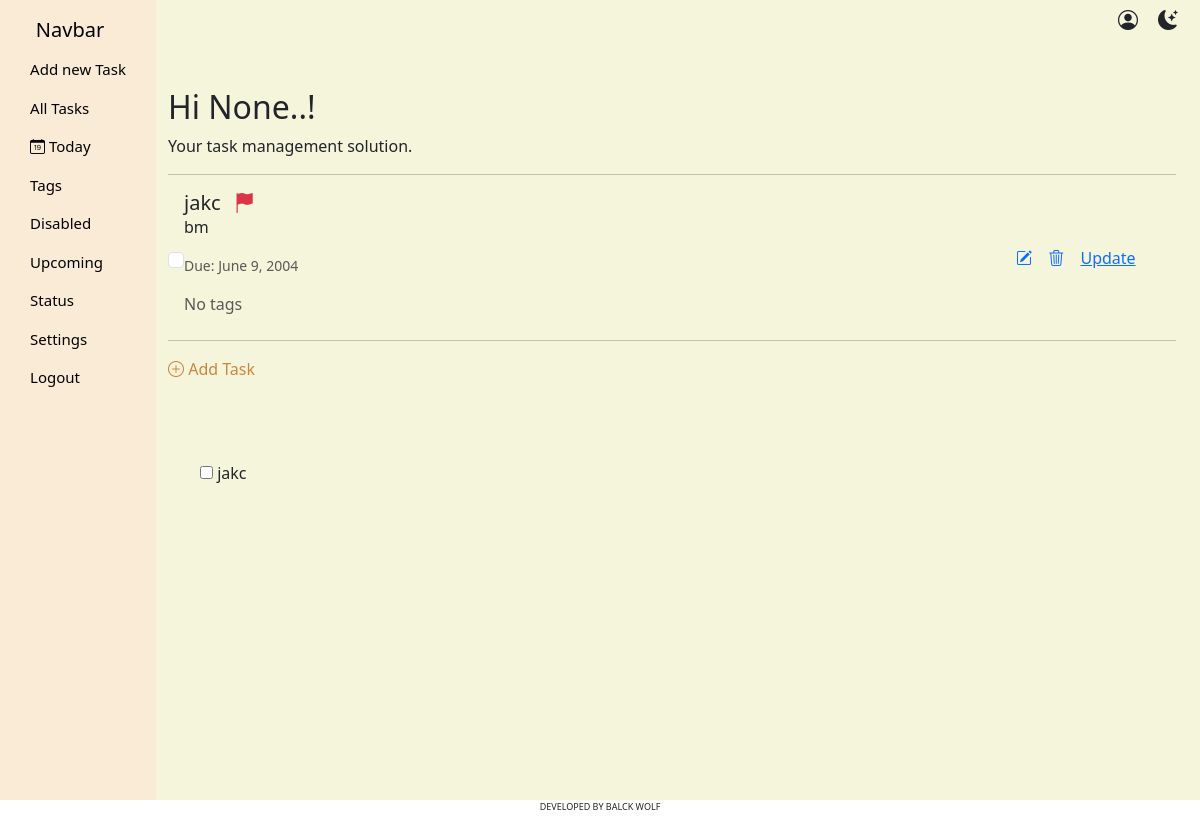
/base/, run on an earlier commit of the app's database.
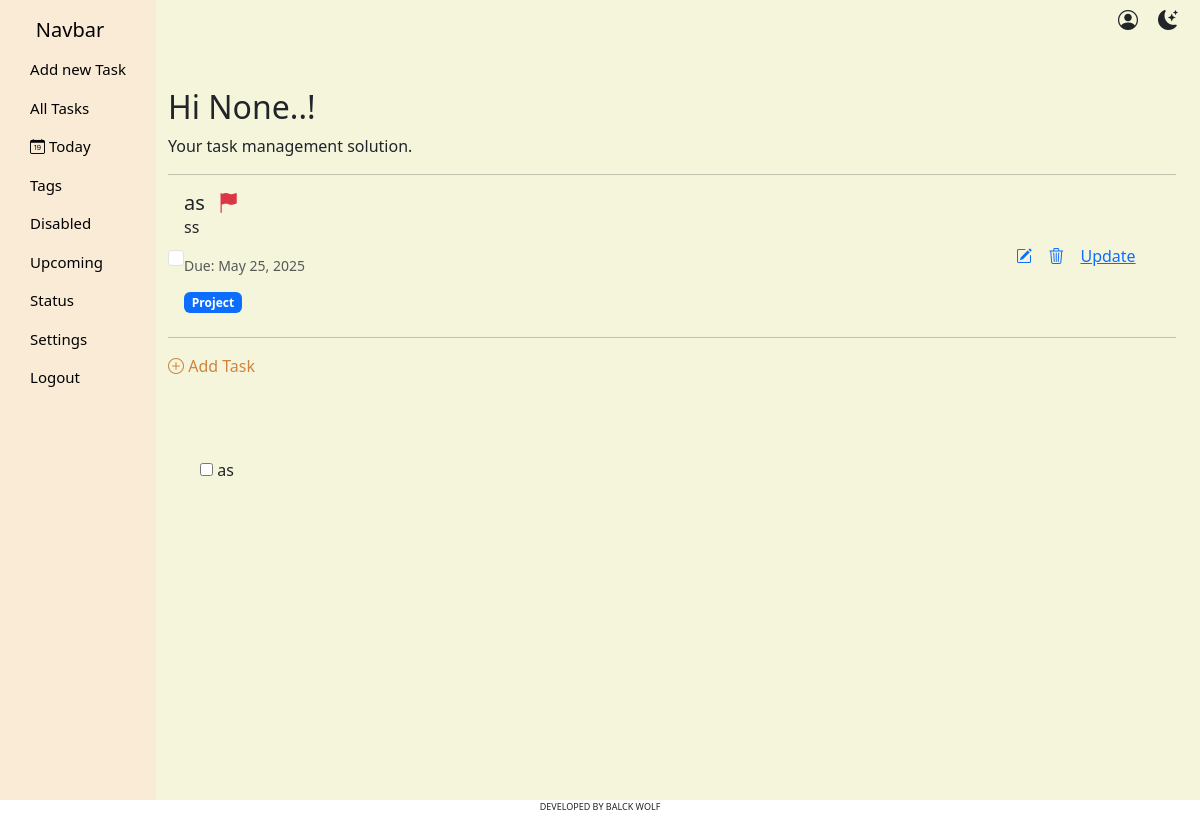
And on a later commit of the database.
### base/models.py (models this page shows)
class task(models.Model):
    title = models.CharField(max_length=255)
    description = models.TextField()
    user = models.ForeignKey(User, on_delete=models.CASCADE)
    created_at = models.DateTimeField(auto_now_add=True)
    updated_on = models.DateTimeField(default=datetime.now)
    due_date = models.DateField(default=datetime.now)
    priority = models.CharField(
        max_length=20, default='normal')
    status = models.CharField(
        max_length=20, choices=status_choices, default='in_progress')
    tags = models.ManyToManyField(tag, null=True, default='')

class tag(models.Model):
    tag_name = models.CharField(max_length=50, default='genral')
    user = models.ForeignKey(User, on_delete=models.CASCADE)
    created_at = models.DateField(default=datetime.now)

### base/views.py (the view)
# urls.py: path('', views.index, name='index'),
def index(request):
    data = task.objects.all()
    tag_data = tag.objects.all()
    username = request.session.get('username')
    task_create = task_creation_form()
    return render(request, 'base/index.html', {'title': 'Dashboard', 'tasks': data, 'username': username, "task_create": task_create, 'tags': tag_data})

### base/forms.py
class task_creation_form(forms.ModelForm):
    class Meta:
        model = task
        fields = '__all__'

### base/templates/base/index.html (shortened to what this page needs)
{% extends 'base/base.html' %}
{% block dashboard %}
    <div class="container mt-5">
        <h2 class="">Hi {{username}}..! </h2>
        <p class="">Your task management solution.</p>
        <hr>
        {% for task in tasks %}
            <div class="taskCard mb-3">
                <input type="checkbox" class="form-check-input" name="status" id="">
                <div class="tsci">
                    <div class="">
                      <h5 class="card-title">
                        {{ task.title }}
                        {% if task.status == 'completed' %}
                          <span class="badge bg-success ms-2">Completed</span>
                        {% else %}
                          <i class="bi bi-flag-fill text-danger ms-2"></i>
                        {% endif %}
                      </h5>
                      <p class="card-text">{{ task.description }}</p>
                      <p class="card-text"><small class="text-muted">Due: {{ task.due_date }}</small></p>
                      <div class="mb-2">
                        {% for tag in task.tags.all %}
                          <span class="badge bg-primary me-1">{{ tag.tag_name }}</span>
                        {% empty %}
                          <span class="text-muted">No tags</span>
                        {% endfor %}
                      </div>
                    </div>
                   <div>
                    <a href="{% url 'task_detail' task.id %}" ><i class="bi bi-pencil-square"></i></a>
                    <a href="{% url 'delete_task' task.id %}" > <i class="bi bi-trash3"></i></a>
                    <a href="#" onclick="openUpdateModal({{task.id}})">Update</a>
                   </div>
                </div>
            </div>
            <hr>
        {% endfor %}
<a href="" class='link_btn' data-bs-toggle="modal" data-bs-target="#createTaskModal">
    <i class="bi bi-plus-circle"></i> Add Task
  </a>
  <div style="height: 10vh;">&nbsp;</div>
  <ul>
    {% for task in tasks %}
  <div>
    <input type="checkbox" {% if task.status == 'completed' %}checked{% endif %}
           onchange="toggleTask('{{ task.id }}', this)">
    <span id="task-text-{{ task.id }}" class="{% if task.status == 'completed' %}completed{% endif %}">
      {{ task.title }}
    </span>
  </div>
{% endfor %}
  </ul>
    </div>
          {% include 'base/create_task_form.html' %}
{% endblock %}

### base/templates/base/base.html (shortened to what this page needs)
{% load static %}
{% load bootstrap5 %}
{% bootstrap_css %}
<!DOCTYPE html>
<html lang="en">
  <head>
    <link rel="stylesheet" href="{% static 'style.css' %}" />
    <link
      rel="stylesheet"
      href="https://cdn.jsdelivr.net/npm/bootstrap-icons@1.11.1/font/bootstrap-icons.css"
    />
  </head>
  <body>
    {% block body %}
    <div class="body">
      {% block menubar %}
      <div class="menuCont">
        <nav class="navbar navbar-expand-lg sidebar">
          <div
            class="container-fluid"
            style="display: flex; flex-direction: column"
          >
            <a class="navbar-brand" href="#">Navbar</a>
            <div class="collapse navbar-collapse" id="navbarNav">
              <ul
                class="navbar-nav"
                style="display: flex; flex-direction: column"
              >
                <li class="nav-item">
                  <a class="nav-link" href="#">Add new Task</a>
                </li>
                <li class="nav-item">
                  <a class="nav-link active" aria-current="page" href="#"
                    >All Tasks</a
                  >
                </li>
                <li class="nav-item">
                  <a class="nav-link" href="#"
                    ><i class="bi bi-calendar-date"> </i>Today</a
                  >
                </li>
                <li class="nav-item">
                  <a class="nav-link" href="#">Tags</a>
                </li>
                <li class="nav-item">
                  <a class="nav-link">Disabled</a>
                </li>
                <li class="nav-item">
                  <a class="nav-link">Upcoming</a>
                </li>
                <li class="nav-item">
                  <a class="nav-link">Status</a>
                </li>
                <li class="nav-item">
                  <a class="nav-link">Settings</a>
                </li>
                <li class="nav-item">
                  <a class="nav-link btn-danger">Logout</a>
                </li>
              </ul>
            </div>
          </div>
        </nav>
      </div>
      {% endblock menubar%}
      {% block content %}
        <div class="content">
          {% block topmenu%}
            <div class="topMenu">
              <a><i class="bi bi-person-circle"></i></a>
              <a><i class="bi bi-moon-stars-fill"></i></a>
            </div>
          {% endblock topmenu %}
          {% block dashboard %}
          {% endblock dashboard %}
        </div>
      {% endblock content %}
    </div>
    <div class="footer text-center">
      <p>DEVELOPED BY BALCK WOLF</p>
     </div>
    {% endblock body%}
  </body>
</html>

### base/templates/base/create_task_form.html (shortened to what this page needs)
{% load static %}
{% load bootstrap5 %}
<link href="https://cdn.jsdelivr.net/npm/bootstrap@5.3.0-alpha1/dist/css/bootstrap.min.css" rel="stylesheet">
{% bootstrap_css %}

### base/static/style.css (style rules this page uses)
.body { display: flex; background-color: beige; }
.menuCont { width: 13vw; max-width: 400px; background-color: antiquewhite; height: 100vh; position: sticky; left: 0px; top: 0px }
.menuCont a { color : black; }
#navbarNav { display: flex; flex-direction: column; }
.nav-item .nav-link { color : black !important; font-size: 15; }
.sidebar .container-fluid { align-items: flex-start; padding: 2px; }
.content { width: 86vw; }
.topMenu { display: flex; justify-content: flex-end; }
.topMenu a { padding: 10px; }
.topMenu a i { font-size: 20px; }
.tsci { width: 95%; display: flex; justify-content: space-between; align-items: center; }
.taskCard { display: flex; align-items: center; }
.tsci a { padding: 0px 6px; }
.link_btn { text-decoration: none; color: peru; }
.footer { font-size: 9px; }

What changed in the data, as far as the page shows it:
removed task: title "jakc", description "bm", due_date "June 9, 2004"
added task: title "as", description "ss", due_date "May 25, 2025"
now on this page (row unchanged): tag: tag_name "Project"
